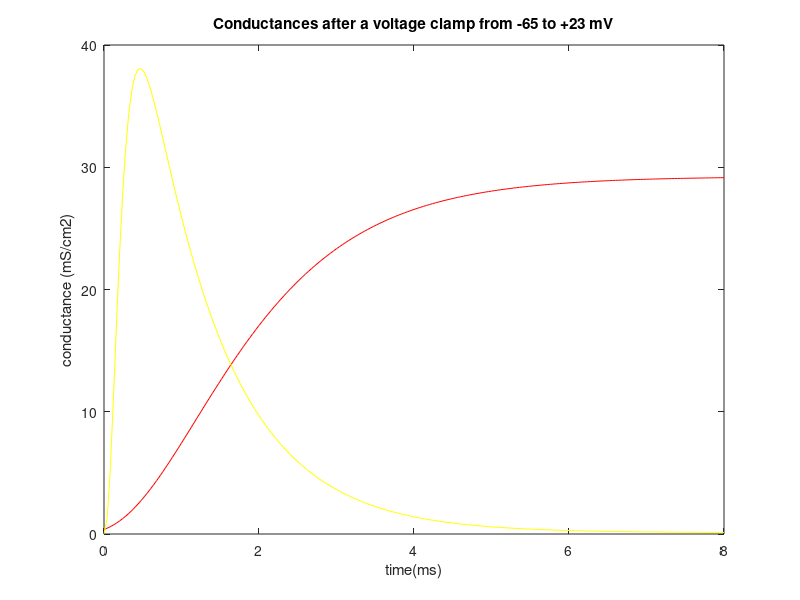
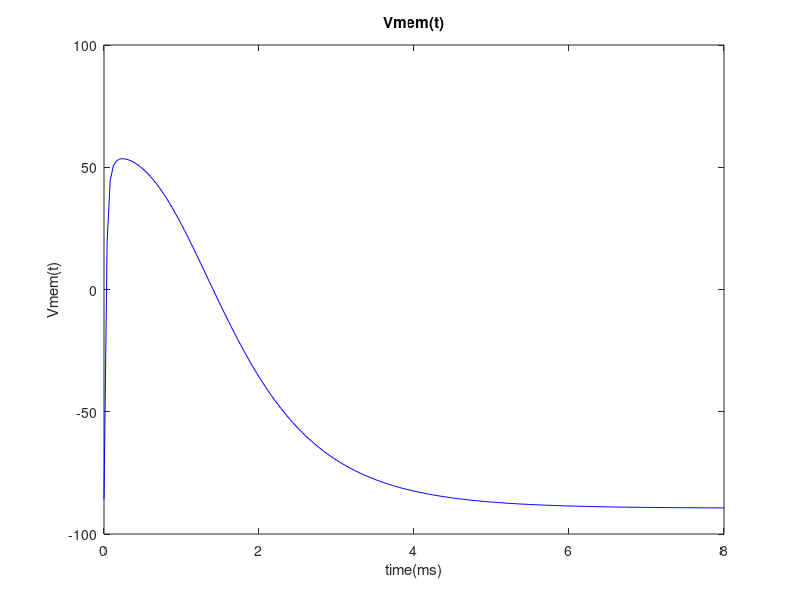
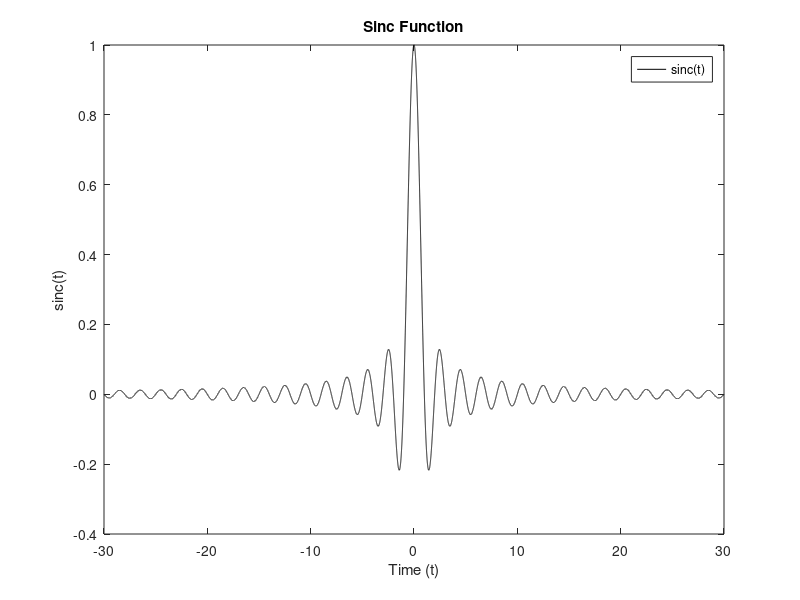
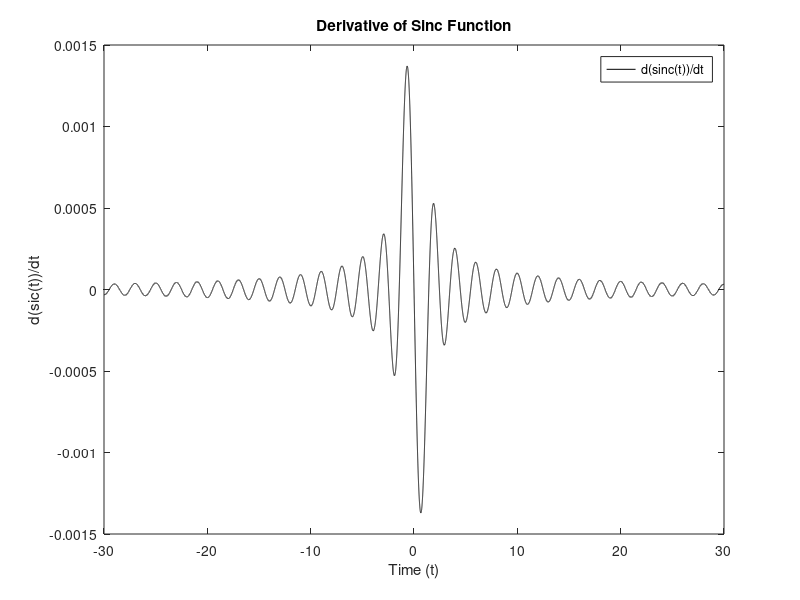

Here is the MATLAB script that generated these plots, in order:
%%
% File Name: pset.1
% Author: Abby Yoon
% Created: Sep 8, 2023
% Description: P-set 1 Answers

clear % Clears the workspace variables and Command Window
close all % Close all figure windows
clc % Clears your Command Window

%% 4a  

% Create equations for n(t), m(t), and h(t) and include all constants
% within a script

t = (0:8/200:8);    %  create a time vector  - the interval bounds are defined in 4c; this creates 201 data points
% assign it to variables
nNew  = 0.9494;
mNew  = 0.9953;
hNew = 0.0009;
nInitial = 0.3177;
mInitial = 0.0529;
hInitial = 0.5961;
nTau = 1.2028;
mTau = 0.1577;
hTau = 1.0022;

n = nNew - (nNew - nInitial)*exp(-(t/nTau));
m = mNew - (mNew - mInitial)*exp(-(t/mTau));
h = hNew - (hNew - hInitial)*exp(-(t/hTau));

%% 4b

% Create equations for gk(t) and gNa(t) 

gKMax = 36;
gNaMax = 120;
gK = (n.^4).* gKMax;    %  create an equation for gk(t)
gNa = (m.^3).* h.* gNaMax;  %  create an equation for gNa(t)

%% 4c
 
% Plot your functions for both gK(t) and gNa(t) as a function of t
plot(t, gK, "r")
title("Conductances after a voltage clamp from -65 to +23 mV")
ylabel("conductance (mS/cm2)")
xlabel("time(ms)")

hold on 
plot(t, gNa, "y")
hold off

%% 4d

% The graph of conductances differ from the red and yellow gK and gNa
% curves in that the K+ conductance curve does not reach a peak and decrease; instead mine seems to increase 
% gradually and reach a  bit of an asymptote within a similar time interval. This is likely
% because our conductances underwent a voltage clamp experiment where
% the membrane potential was infinitely clamped from -65 to +23 mV and
% cannot go beyond those boundaries. However, in our handout, the membrane
% potential was not specified to have any limits and were subjected to an action potential, in which
% the K+ channels were inactivated  and the conductance thus saw a gradual
% decrease because ions cannot pass through the membranes as easily. (We do not have voltage clamps in our body.) On
% the other hand, in the handout, a desired membrane potential was
% explicitly set for the experiment. Current was injected into the axon
% through an electrode to make the measured membrane potential equal to the
% desired potential. This current or flow of ions likely contributed to a
% higher K+ conductance that approaches 30 mV and adjusted what the
% conductance originally would have been.

%% 4e

% Create an expression for Vmem(t)

eK = -90;
eNa = 60;
vMem = ((gK .* eK) + (gNa .* eNa))./(gK + gNa);

figure
plot(t, vMem, "b")
xlabel("time(ms)")
ylabel("Vmem(t)")
title("Vmem(t)")

% NOTE: The Nernst potentials for each ion were obtained from pg. 8 of
% slide 22 in Sept 11 lecture. I forgot to do elementwise operations
% initially, and the graph looked like a flat line

% My graph of Vmem(t) differs from what I'd expect for an action potential,
% because an action potential occurs when  the cells are excited by a
% stimulus that induces depolarization, hyperpolarization, etc. This
% influences the resting membrane potential and changes it into different
% values as time passes. On the other hand, Vmem(t) is the membrane
% potential when cells are not excited and are at rest. So it makes sense
% that they are different.

%% 5

% Declare a time vector from -30 to 30, with increments of 0.001
t = (-30:0.001:30);

% Plot a sinc function using the time vector, in black 
figure
y = sinc(t);
plot(t, y, "k");
title("Sinc Function");
ylabel("sinc(t)");
xlabel("Time (t)");
legend("sinc(t)");

% Plot the derivative of sinc function using the time vector, in black;
% "diff" is one code to use, but "gradient()" works as well
figure
diffY = gradient(y);
plot(t, diffY, "k");
title("Derivative of Sinc Function");
ylabel("d(sic(t))/dt");
xlabel("Time (t)");
legend("d(sinc(t))/dt");

%  Third figure:
% Plot the positive portions of this derivative with green points
% Plot the negative portions of this derivative with red points
% Mark the zero-crossing points of the derivative with yellow squares
signDY  =  sign(diffY);   

figure, hold on     % NOTE: You don't need to do 'hold on' so many times! It's like an on-off switch. Also, make sure to do "figure" because it creates a blank canvas
plot(t(signDY == 1), diffY(signDY == 1), "g.");
plot(t(signDY == 0), diffY(signDY == 0), "ys");
plot(t(signDY == -1), diffY(signDY == -1), "r.");
title("Derivative of Sinc Function");
ylabel("d(sinc(t))/dt");
xlabel("Time (t)");
legend("Positive derivative", "Zero-crossing point derivative", "Negative derivative");
hold off

% Plot the original sinc function. In one figure:
% Plot the portions of the original function where its derivative is positive with green points
% Plot the portions of the original function where its derivative is negative with red points
% Mark the peaks and troughs of the original function with yellow squares
 

figure, hold on    
plot(t(signDY == 1), y(signDY == 1), "g.");
plot(t(signDY == 0), y(signDY == 0), "ys");
plot(t(signDY == -1), y(signDY == -1), "r.");
title("Sinc Function");
ylabel("sinc(t)");
xlabel("Time (t)");
legend("Positive derivative", "Peaks/troughs", "Negative derivative");
hold off